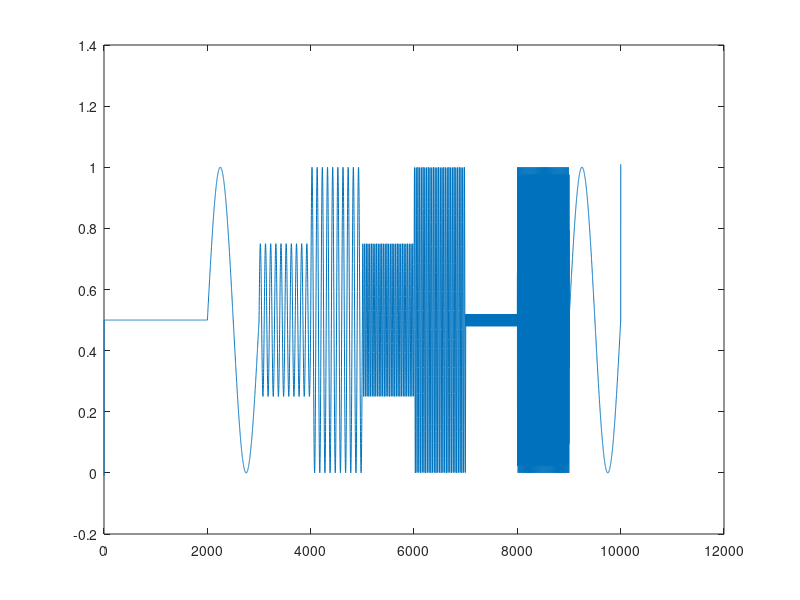

Source code (MATLAB):
function Signal = GenerateTestSignal()
fSampling = 10^6;
T = 1./fSampling;

Vref=1;
L_epoch = 1000; %each epoch's length

t = (1:L_epoch).*T;


e1 = Vref./2*ones(size(t)); %from 0us to 2000us all are DC values eqaul to 512
e2 = e1 ; 

e3 = 0.5*Vref.*sin(2*pi*10^3*t)+Vref/2;  %1KHz signal
e4 = 0.25*Vref.*sin(2*pi*10*10^3*t)+Vref/2;
e5 = 0.5*Vref.*sin(2*pi*10*10^3*t)+Vref/2;

e6 = 0.25*Vref.*sin(2*pi*30*10^3*t)+Vref/2;
e7 = 0.5*Vref.*sin(2*pi*30*10^3*t)+Vref/2;


e8 =  (Vref/1024 * 20) * cos(2*pi*(fSampling/2)*t) + Vref/2; 

e9 = 0.5*Vref.*sin(2*pi*450*10^3*t)+Vref/2;

Signal = [-.01,e1,e2,e3,e4,e5,e6,e7,e8,e9,e3,1.01];
plot(Signal)

end
